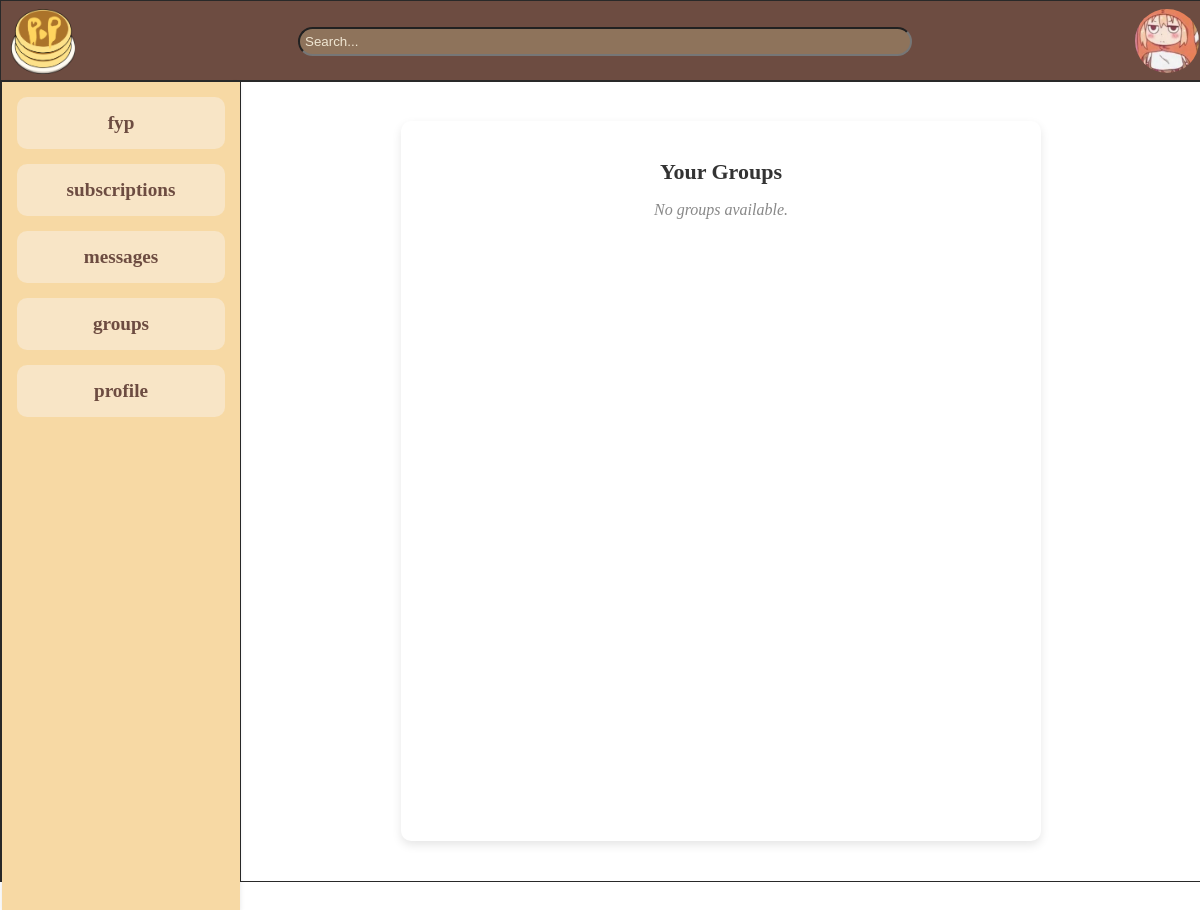
/groups/ (signed in), run on an earlier commit of the app's database.
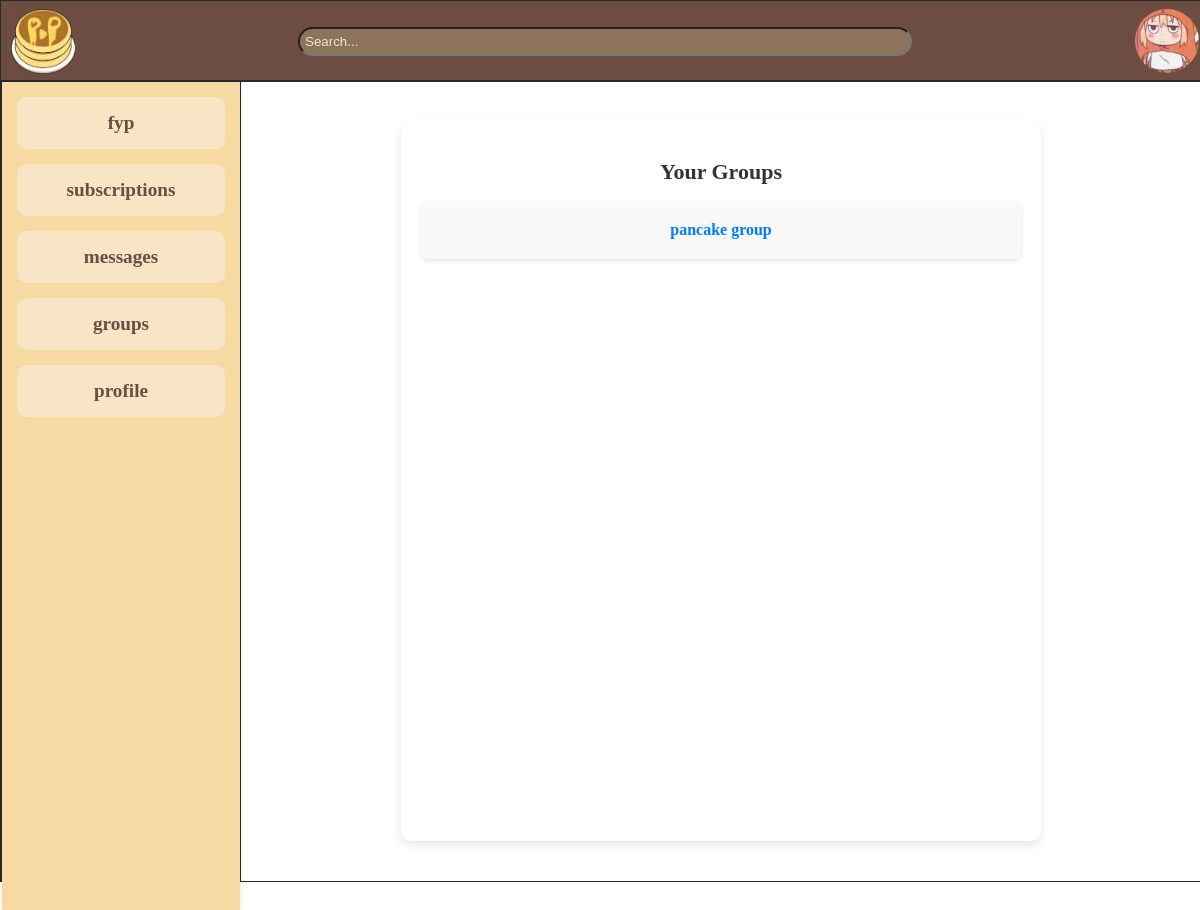
And on a later commit of the database.
### PanPlate_app/models.py (models this page shows, shortened)
class Group(models.Model):
    name = models.CharField(max_length=255, unique=True)
    description = models.TextField(blank=True, null=True)
    created_at = models.DateTimeField(auto_now_add=True)
    owner = models.ForeignKey(User, on_delete=models.CASCADE, related_name='owned_groups')

### PanPlate_app/views.py (the view)
# urls.py: path('groups/', views.GroupListView.as_view(), name='group_list'),
class GroupListView(LoginRequiredMixin, View):
    def get(self, request):
        try:
            avatar = UserAvatar.objects.get(user=request.user).avatar.url
        except UserAvatar.DoesNotExist:
            avatar = "/media/avatars/no_image.jpg"
        groups = Group.objects.filter(memberships__user=request.user)
        return render(request, 'PanPlate_app/group_list.html', {'groups': groups, 'avatar': avatar})

### templates/PanPlate_app/group_list.html
{% extends "base.html" %}
{% load static %}
{% block content %}
<link rel="stylesheet" href="{% static 'css/group.css' %}">
<div class="group-container">
    <h2 class="group-title">Your Groups</h2>
    <ul class="group-list">
        {% for group in groups %}
            <li class="group-item">
                <a href="{% url 'group_chat' group.id %}" class="group-link">{{ group.name }}</a>
            </li>
        {% empty %}
            <li class="group-empty">No groups available.</li>
        {% endfor %}
    </ul>
</div>
{% endblock %}

What changed in the data, as far as the page shows it:
added Group: name "pancake group"
Also different on the page:
text no longer shown: "No groups available."
